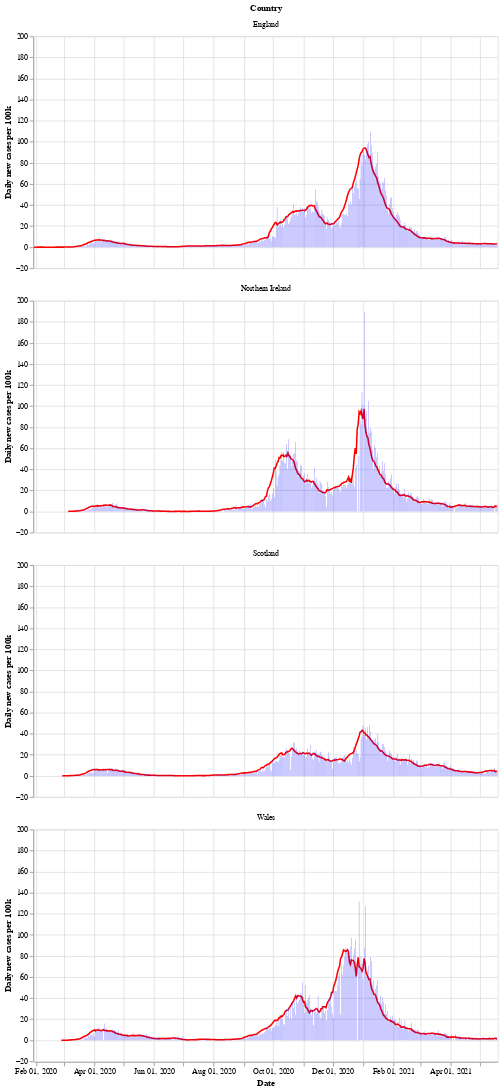

Notebook code cell kept with this figure:
### Markdown cell above
Next is a bar chart of the number of new cases in each country (per 100k population), with the 7 day moving average of cases. Again we see that Wales saw a longer period of raising and falling cases compared to the other countries.

After a period of cases falling, each nation is now seeing a rise in the number of cases - especially in Wales.

### Code cell
# collapse
bars = alt.Chart(uk_cases).mark_bar().encode(
    x=alt.X("yearmonthdate(date):T", axis=alt.Axis(title='Date')),
    y=alt.Y("newCasesRate:Q", axis=alt.Axis(title='Daily new cases per 100k')),
    tooltip='newCasesRate',
    color=alt.condition(
        alt.datum.dailyChange > 0,
        alt.value("orange"),  # The positive color
        alt.value("blue")  # The negative color
    )
).properties(title='New cases per 100k population with rolling 7 day average', width=600).interactive()
line = alt.Chart(uk_cases).mark_line(
    color='red',
    size=2,
).transform_window(
    rolling_mean='mean(newCasesRate)',
    frame=[0, 7],
    groupby=['areaName']
).encode(
    x='yearmonthdate(date):T',
    y='rolling_mean:Q'
)
alt.layer(line, bars, data=uk_cases).facet(alt.Row('areaName', title='Country'), columns=1)

### Figure 1 — Vega-Lite specification as saved in the notebook (floating-point values rounded to 4 significant figures; data arrays with more than 128 entries replaced by an {"elided": "..."} marker saying what was removed)
{"config": {"view": {"continuousWidth": 400, "continuousHeight": 300}}, "data": {"name": "data-2fa87857ec33a8e48d9720f1e09c084b"}, "facet": {"type": "nominal", "field": "areaName", "title": "Country"}, "spec": {"layer": [{"mark": {"type": "line", "color": "red", "size": 2}, "encoding": {"x": {"type": "temporal", "field": "date", "timeUnit": "yearmonthdate"}, "y": {"type": "quantitative", "field": "rolling_mean"}}, "transform": [{"window": [{"op": "mean", "field": "newCasesRate", "as": "rolling_mean"}], "frame": [0, 7], "groupby": ["areaName"]}]}, {"mark": "bar", "encoding": {"color": {"condition": {"value": "orange", "test": "(datum.dailyChange > 0)"}, "value": "blue"}, "tooltip": {"type": "quantitative", "field": "newCasesRate"}, "x": {"type": "temporal", "axis": {"title": "Date"}, "field": "date", "timeUnit": "yearmonthdate"}, "y": {"type": "quantitative", "axis": {"title": "Daily new cases per 100k"}, "field": "newCasesRate"}}, "selection": {"selector002": {"type": "interval", "bind": "scales", "encodings": ["x", "y"]}}, "title": "New cases per 100k population with rolling 7 day average", "width": 600}]}, "columns": 1, "$schema": "https://vega.github.io/schema/vega-lite/v4.8.1.json", "datasets": {"data-2fa87857ec33a8e48d9720f1e09c084b": {"elided": "1808 records"}}}
